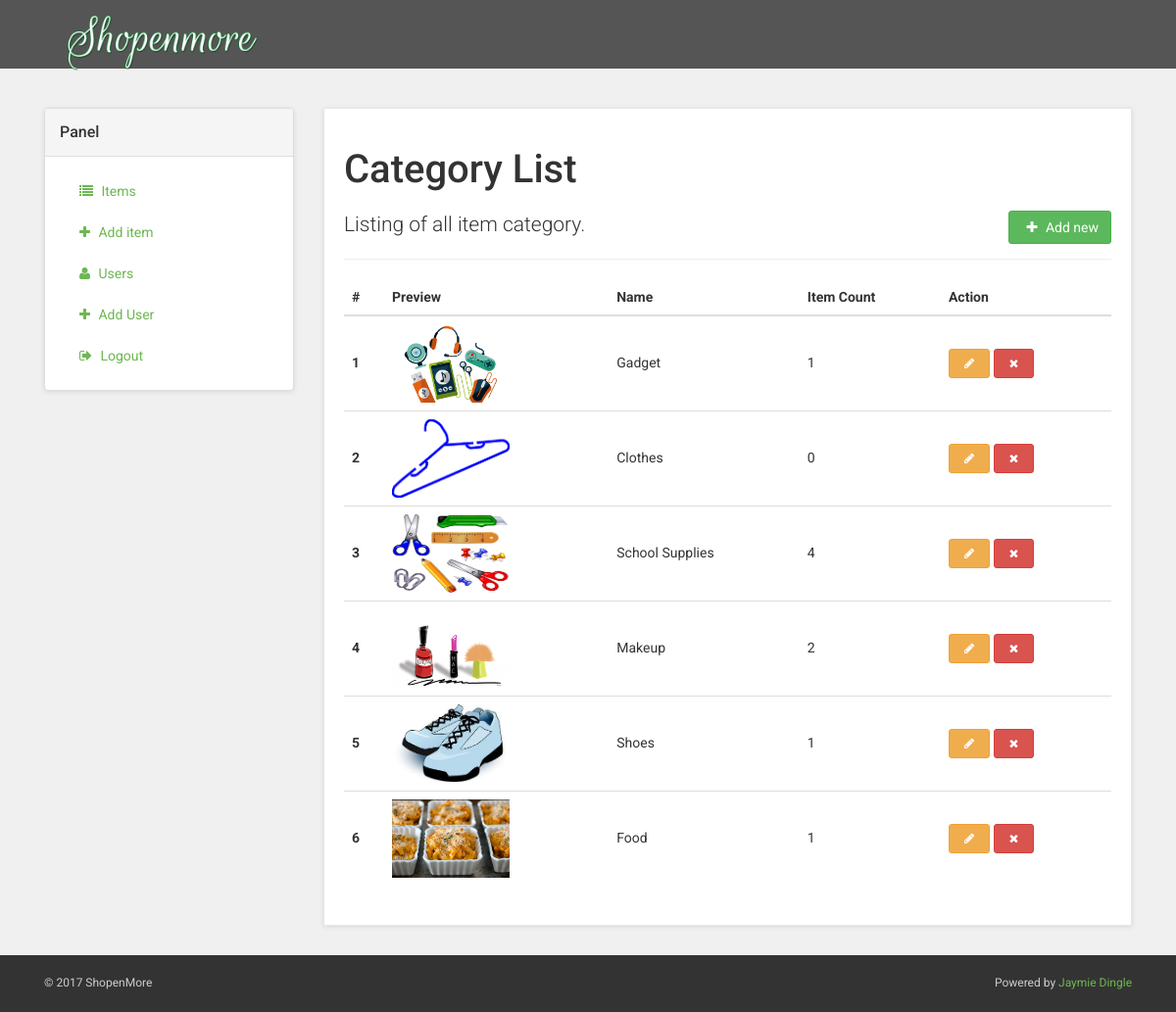
The page /admin/categories.php on the database as committed earlier.
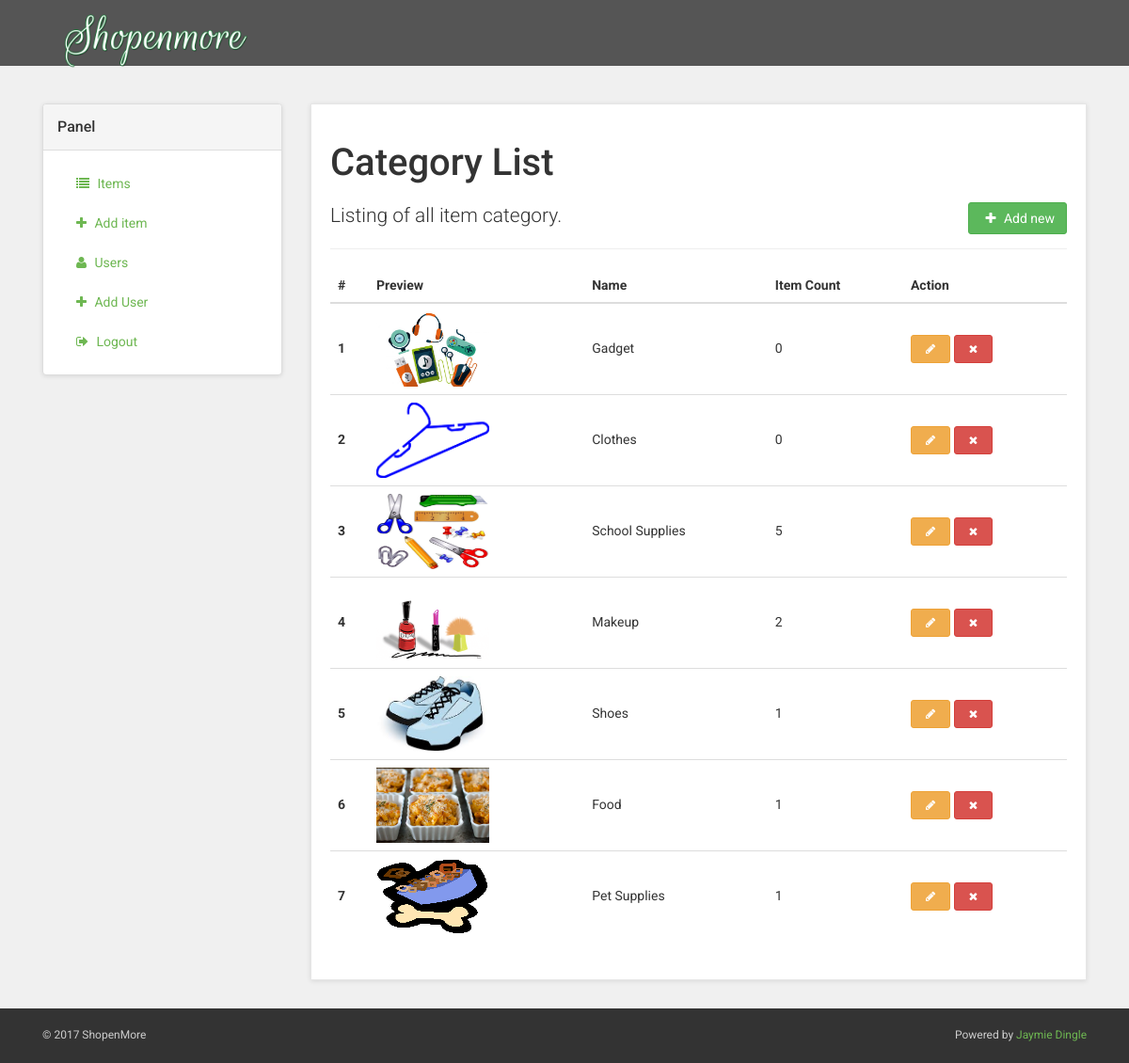
The same page on the database as committed later.
### tables this page shows
CREATE TABLE `tb_item_category` (
  `id` int(11) NOT NULL,
  `name` varchar(100) NOT NULL,
  `theme` text NOT NULL,
  `image_url` text NOT NULL,
  `is_active` tinyint(1) NOT NULL DEFAULT '1'
);

CREATE TABLE `tb_items` (
  `id` int(11) NOT NULL,
  `user_id` int(11) NOT NULL,
  `item_category_id` int(11) NOT NULL,
  `name` varchar(100) NOT NULL,
  `price` double NOT NULL,
  `description` text NOT NULL,
  `date_posted` timestamp NOT NULL DEFAULT CURRENT_TIMESTAMP,
  `item_status_id` int(1) NOT NULL DEFAULT '0',
  `image_url` text NOT NULL,
  `is_active` tinyint(1) NOT NULL DEFAULT '1'
);

### libs/meekrodb.2.3.class.php (called while the page is built, shortened)
<?php
class DB {
  protected static $mdb = null;
  public static function getMDB() {
    $mdb = DB::$mdb;
    if ($mdb === null) {
      $mdb = DB::$mdb = new MeekroDB();
    }
    $db_class_vars = get_class_vars('DB');
    return $mdb;
  }
  public static function query() { $args = func_get_args(); return call_user_func_array(array(DB::getMDB(), 'query'), $args); }
  public static function count() { $args = func_get_args(); return call_user_func_array(array(DB::getMDB(), 'count'), $args); }
}
class MeekroDB {
  public $encoding = 'latin1';
  public $param_char = '%';
  public $named_param_seperator = '_';
  public $connect_options = array(MYSQLI_OPT_CONNECT_TIMEOUT => 30);
  public $internal_mysql = null;
  public $num_rows = 0;
  public function __construct($host=null, $user=null, $password=null, $dbName=null, $port=null, $encoding=null) {
    if ($encoding === null) $encoding = DB::$encoding;
    $this->encoding = $encoding;
  }
  public function get() {
    $mysql = $this->internal_mysql;
    if (!($mysql instanceof MySQLi)) {
      $mysql = new mysqli();
      foreach ($this->connect_options as $key => $value) {
        $mysql->options($key, $value);
      }
      $mysql->set_charset($this->encoding);
      $this->internal_mysql = $mysql;
    }
    return $mysql;
  }
  public function count() { $args = func_get_args(); return call_user_func_array(array($this, 'numRows'), $args); }
  public function numRows() { return $this->num_rows; }
  protected function preparseQueryParams() {
    $args = func_get_args();
    $sql = trim(strval(array_shift($args)));
    $args_all = $args;
    if (count($args_all) == 0) return array($sql);
    $param_char_length = strlen($this->param_char);
    $named_seperator_length = strlen($this->named_param_seperator);
    $types = array(
      $this->param_char . 'll',
      $this->param_char . 'ls',
      $this->param_char . 'l',
      $this->param_char . 'li',
      $this->param_char . 'ld',
      $this->param_char . 'lb',
      $this->param_char . 'lt',
      $this->param_char . 's',
      $this->param_char . 'i',
      $this->param_char . 'd',
      $this->param_char . 'b',
      $this->param_char . 't',
      $this->param_char . '?',
      $this->param_char . 'ss'
    );
    $posList = array();
    foreach ($types as $type) {
      $lastPos = 0;
      while (($pos = strpos($sql, $type, $lastPos)) !== false) {
        $lastPos = $pos + 1;
        $posList[$pos] = $type;
      }
    }
    ksort($posList);
    $chunkyQuery = array();
    $pos_adj = 0;
    foreach ($posList as $pos => $type) {
      $type = substr($type, $param_char_length);
      $length_type = strlen($type) + $param_char_length;
      $new_pos = $pos + $pos_adj;
      $new_pos_back = $new_pos + $length_type;
      $arg_number_length = 0;
      if ($arg_number_length = strspn($sql, '0123456789', $new_pos_back)) {
        $arg_number = substr($sql, $new_pos_back, $arg_number_length);
        if (! array_key_exists($arg_number, $args_all)) $this->nonSQLError("Non existent argument reference (arg $arg_number): $sql");
        $arg = $args_all[$arg_number];
      } else {
        $arg = array_shift($args);
      }
      if ($new_pos > 0) $chunkyQuery[] = substr($sql, 0, $new_pos);
      if (is_object($arg) && ($arg instanceof WhereClause)) {
        list($clause_sql, $clause_args) = $arg->textAndArgs();
        array_unshift($clause_args, $clause_sql);
        $preparsed_sql = call_user_func_array(array($this, 'preparseQueryParams'), $clause_args);
        $chunkyQuery = array_merge($chunkyQuery, $preparsed_sql);
      } else {
        $chunkyQuery[] = array('type' => $type, 'value' => $arg);
      }
      $sql = substr($sql, $new_pos_back + $arg_number_length);
      $pos_adj -= $new_pos_back + $arg_number_length;
    }
    return $chunkyQuery;
  }
  protected function escape($str) { return "'" . $this->get()->real_escape_string(strval($str)) . "'"; }
  protected function parseQueryParams() {
    $args = func_get_args();
    $chunkyQuery = call_user_func_array(array($this, 'preparseQueryParams'), $args);
    $query = '';
    foreach ($chunkyQuery as $chunk) {
      if (is_string($chunk)) {
        $query .= $chunk;
        continue;
      }
      $type = $chunk['type'];
      $arg = $chunk['value'];
      $result = '';
      if ($type == 's') $result = $this->escape($arg);
      $query .= $result;
    }
    return $query;
  }
  protected function prependCall($function, $args, $prepend) { array_unshift($args, $prepend); return call_user_func_array($function, $args); }
  public function query() { $args = func_get_args(); return $this->prependCall(array($this, 'queryHelper'), $args, 'assoc'); }
  protected function queryHelper() {
    $args = func_get_args();
    $type = array_shift($args);
    $db = $this->get();
    $is_buffered = true;
    $row_type = 'assoc';
    $full_names = false;
    $sql = call_user_func_array(array($this, 'parseQueryParams'), $args);
    $result = $db->query($sql, $is_buffered ? MYSQLI_STORE_RESULT : MYSQLI_USE_RESULT);
    if ($is_buffered && ($result instanceof MySQLi_Result)) $this->num_rows = $result->num_rows;
    else $this->num_rows = null;
    $return = array();
    while ($row = ($row_type == 'assoc' ? $result->fetch_assoc() : $result->fetch_row())) {
      $return[] = $row;
    }
    return $return;
  }
}
?>

### admin/categories.php (the view, shortened to what the changed rows need)
<?php include('includes/header.php'); ?>
<?php include('includes/top-bar.php'); ?>
<?php
$categories = DB::query("SELECT * FROM tb_item_category WHERE is_active = 1");
?>
    <div id="all">
        <div id="content">
            <div class="container">
                <br>
                <div class="col-md-9" id="customer-orders">
                    <div class="box">
                        <h1>Category List</h1>
                        <div class="table-responsive">
                            <table class="table table-hover">
                                <thead>
                                    <tr>
                                        <th>#</th>
                                        <th>Preview</th>
                                        <th>Name</th>
                                        <th>Item Count</th>
                                        <th>Action</th>
                                    </tr>
                                </thead>
                                <tbody>
                                    <?php foreach($categories as $key=>$category) { ?>
                                    <tr>
                                        <th><?php echo ($key + 1); ?></th>
                                        <td>
                                            <img class="thumnail" style="width:120px;height:80px" src="uploads/category/<?php echo ($category['image_url']); ?>" />
                                        </td>
                                        <td>
                                            <?php echo ucwords($category['name']); ?>
                                        </td>
                                        <td>
                                            <?php
                                                $counter = DB::count();
                                                echo $counter;
                                            ?>
                                        </td>
                                        <td>
                                            <a href="editcategory.php?id=<?php echo $category['id']; ?>" class="btn btn-warning btn-sm" alt="Edit"><i class="fa fa-pencil" aria-hidden="true"></i></a>
                                            <a href="deletecategory.php?id=<?php echo $category['id']; ?>" class="btn btn-danger btn-sm" alt="Delete"><i class="fa fa-times" aria-hidden="true"></i></a>
                                        </td>
                                    </tr>
                                    <?php } ?>
                                </tbody>
                            </table>
                        </div>
                    </div>
                </div>
            </div>
        </div>
    </div>
<?php include('includes/footer.php'); ?>

Rows that differ between the two databases and show on the page:
computed for tb_item_category "Gadget": counter "1" → "0"
computed for tb_item_category "School Supplies": counter "4" → "5"
added tb_item_category: image_url (picture), name "Pet Supplies", $counter "1"
